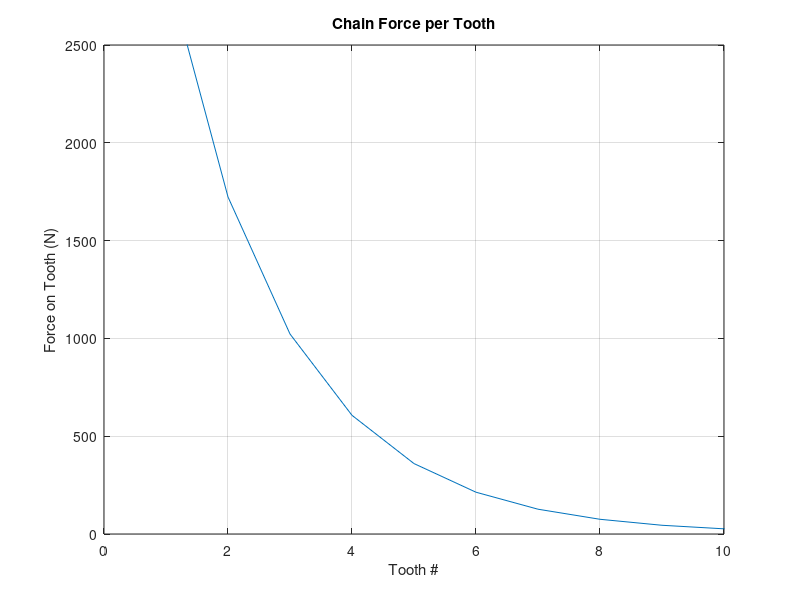

Recreate this plot in MATLAB.
clear;clc
%Tk= back tension at tooth k
%T0 = chain tension
%theta = sprocket minimum pressure angle 17 ? 64/N(?)
%N = number of teeth
%2*beta = sprocket tooth angle (360/N)
%k = the number of engaged teeth (angle of wrap N/360); round down to the
%nearest whole number to be safe

T0 = 7141.72; %chain tension (N)
N = 33; %number of teeth
theta = 17-64/N; %sprocket minimum pressure angle 17 ? 64/N
beta = 360/(2*N); %sprocket tooth angle 2*beta=(360/N)
k = 24; %Array for First Engaged tooth to Last Engaged Tooth

for i=1:k
Tk(i)=T0*(sind(theta)/sind(theta+2*beta))^(i-1);
end

%  uncheck_to_verify_numbers 
% disp(Tk)
for j=1:length(Tk)-1
F(j)=Tk(j)-Tk(j+1);
end
%  uncheck_to_verify_numbers 
% disp(F)
% Generate Plot of force per tooth
plot(F)
xlabel('Tooth #')
ylabel('Force on Tooth (N)')
title('Chain Force per Tooth')
grid on

axis([0 10 0 2.5e3])
fprintf('\n\n\n')

%Calculations for components of force with respect to global axis of car.
%Chain angle is -18.52 deg from positive x in the XZ Plane. From geometry
%the angle cahnge in tension direction per tooth is the same as the angle
%spacing of each tooth around the chain (360deg/N. From eximination of
%vector F, because the back tension becomes insignificant for teeth past 20
%only the first 20 teeth will be examined

delta= 360/N; %angle between teeth.
IntAng = -18.52; %Chain angle

for t=1:20
fprintf('Tooth # %6.0f\n',t)

Xcomp = F(t)*cosd(IntAng+delta*(t-1));
fprintf('Xcomp %6.2f\n',Xcomp); 
Zcomp=F(t)*sind(IntAng+delta*(t-1));
end